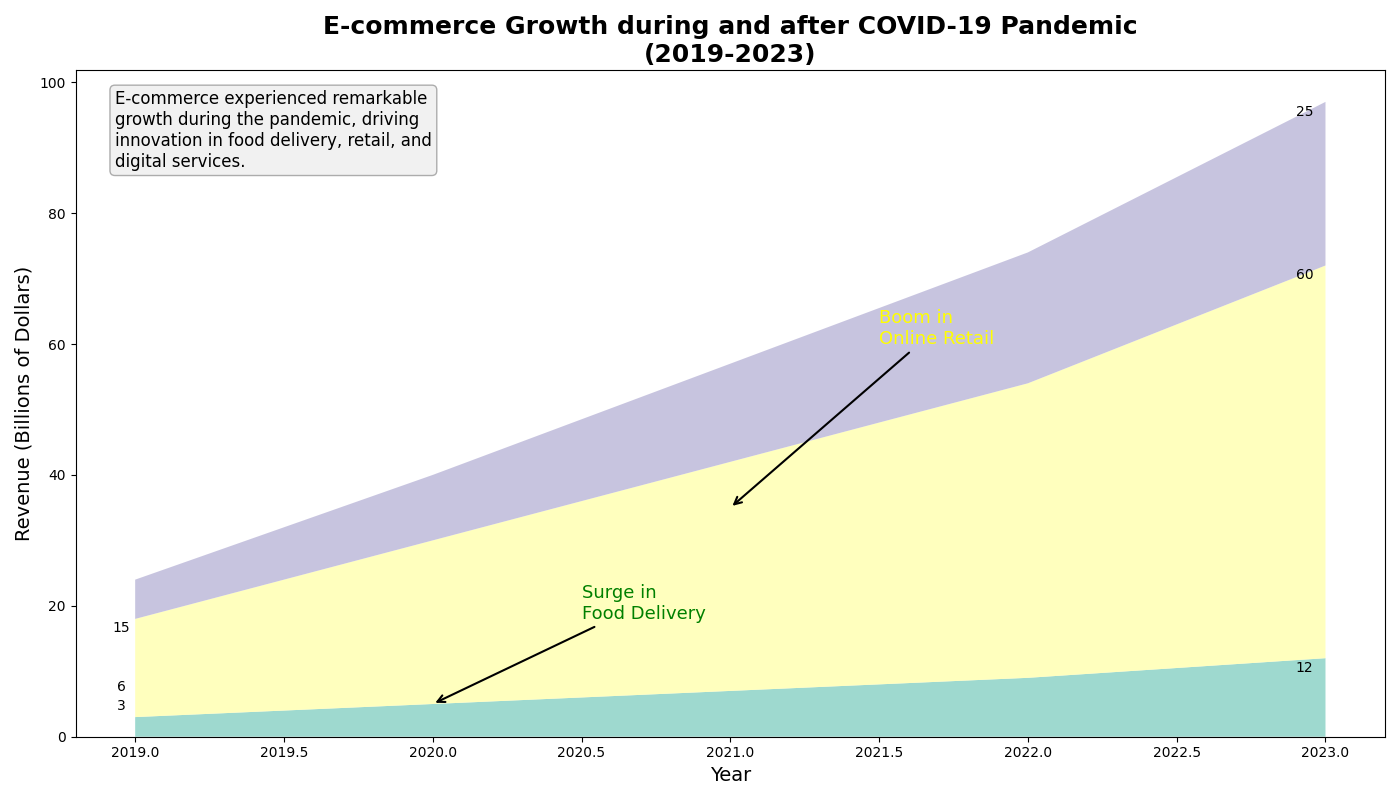

The Python source for this figure:
import matplotlib.pyplot as plt
import numpy as np

# Define the years of observation
years = np.arange(2019, 2024)

# E-commerce sector growth during the pandemic (in billions of dollars)
food_delivery = np.array([3, 5, 7, 9, 12])
online_retail = np.array([15, 25, 35, 45, 60])
digital_services = np.array([6, 10, 15, 20, 25])

# Create aggregate data for the area plot
ecommerce_data = np.vstack([food_delivery, online_retail, digital_services])

# Initialize the plot
fig, ax1 = plt.subplots(figsize=(14, 8))

# Define the colors for the plot
colors = ['#8dd3c7', '#ffffb3', '#bebada']

# Plot the stacked area chart
ax1.stackplot(years, ecommerce_data, colors=colors, alpha=0.85)

# Customize the plot with titles and labels
ax1.set_title("E-commerce Growth during and after COVID-19 Pandemic\n(2019-2023)", fontsize=18, fontweight='bold')
ax1.set_xlabel('Year', fontsize=14)
ax1.set_ylabel('Revenue (Billions of Dollars)', fontsize=14)

# Annotate significant transitions
ax1.annotate('Surge in\nFood Delivery', xy=(2020, 5), xytext=(2020.5, 18),
             arrowprops=dict(facecolor='green', arrowstyle='->', lw=1.5),
             fontsize=13, color='green')

ax1.annotate('Boom in\nOnline Retail', xy=(2021, 35), xytext=(2021.5, 60),
             arrowprops=dict(facecolor='yellow', arrowstyle='->', lw=1.5),
             fontsize=13, color='yellow')

# Add a descriptive text box for context
props = dict(boxstyle='round', facecolor='lightgray', alpha=0.3)
textstr = ('E-commerce experienced remarkable\n'
           'growth during the pandemic, driving\n'
           'innovation in food delivery, retail, and\n'
           'digital services.')
ax1.text(0.03, 0.97, textstr, transform=ax1.transAxes, fontsize=12,
         verticalalignment='top', bbox=props)

# Highlight start and end values for each sector
for idx in range(ecommerce_data.shape[0]):
    ax1.annotate(f'{ecommerce_data[idx, 0]}', (2019, ecommerce_data[idx, 0]),
                 textcoords="offset points", xytext=(-10, 5), ha='center')
    ax1.annotate(f'{ecommerce_data[idx, -1]}', (2023, ecommerce_data[idx, -1] + np.sum(ecommerce_data[:idx, -1])),
                 textcoords="offset points", xytext=(-15, -10), ha='center')

# Automatically adjust layout
plt.tight_layout()

# Display the plot
plt.show()
